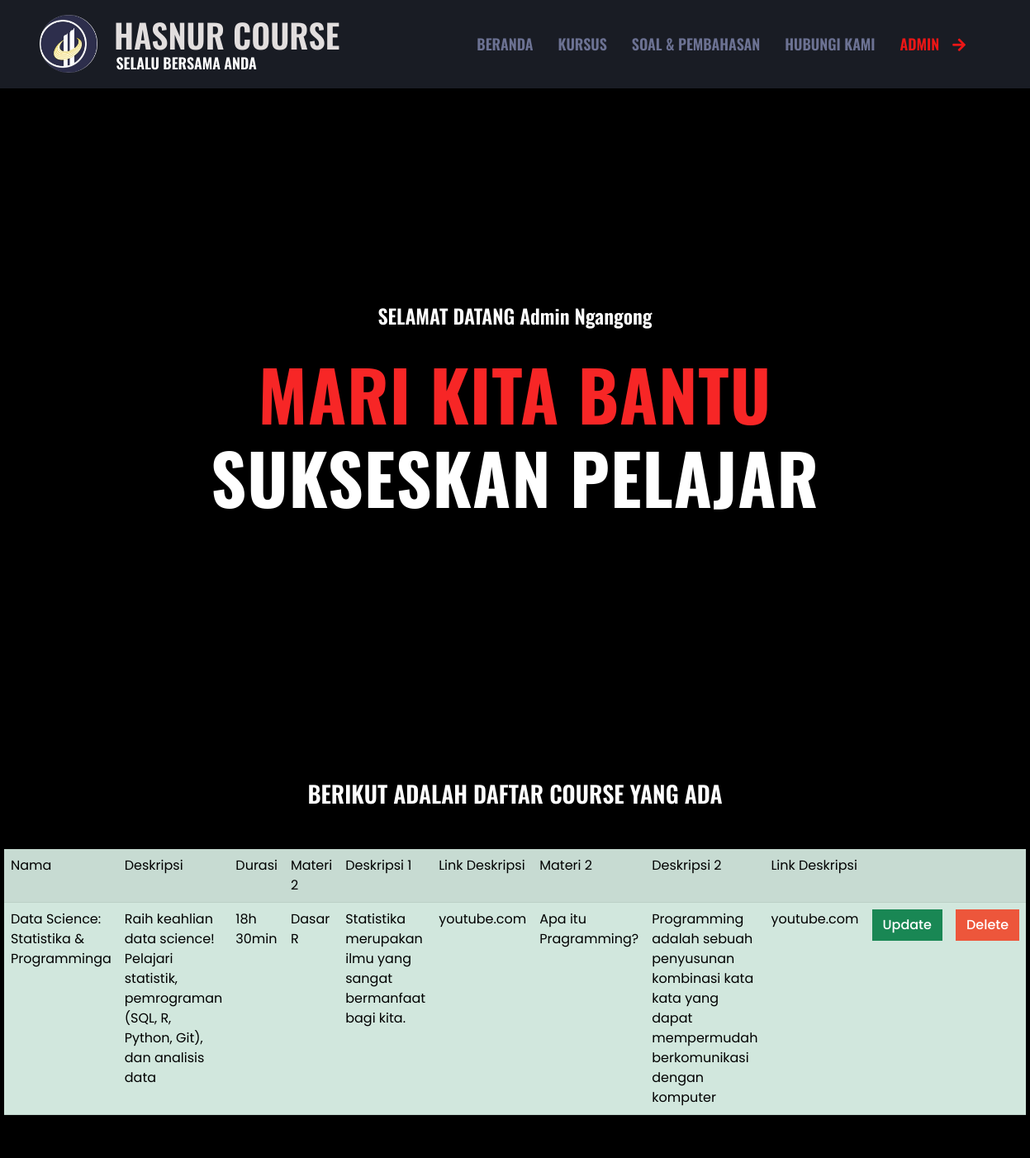
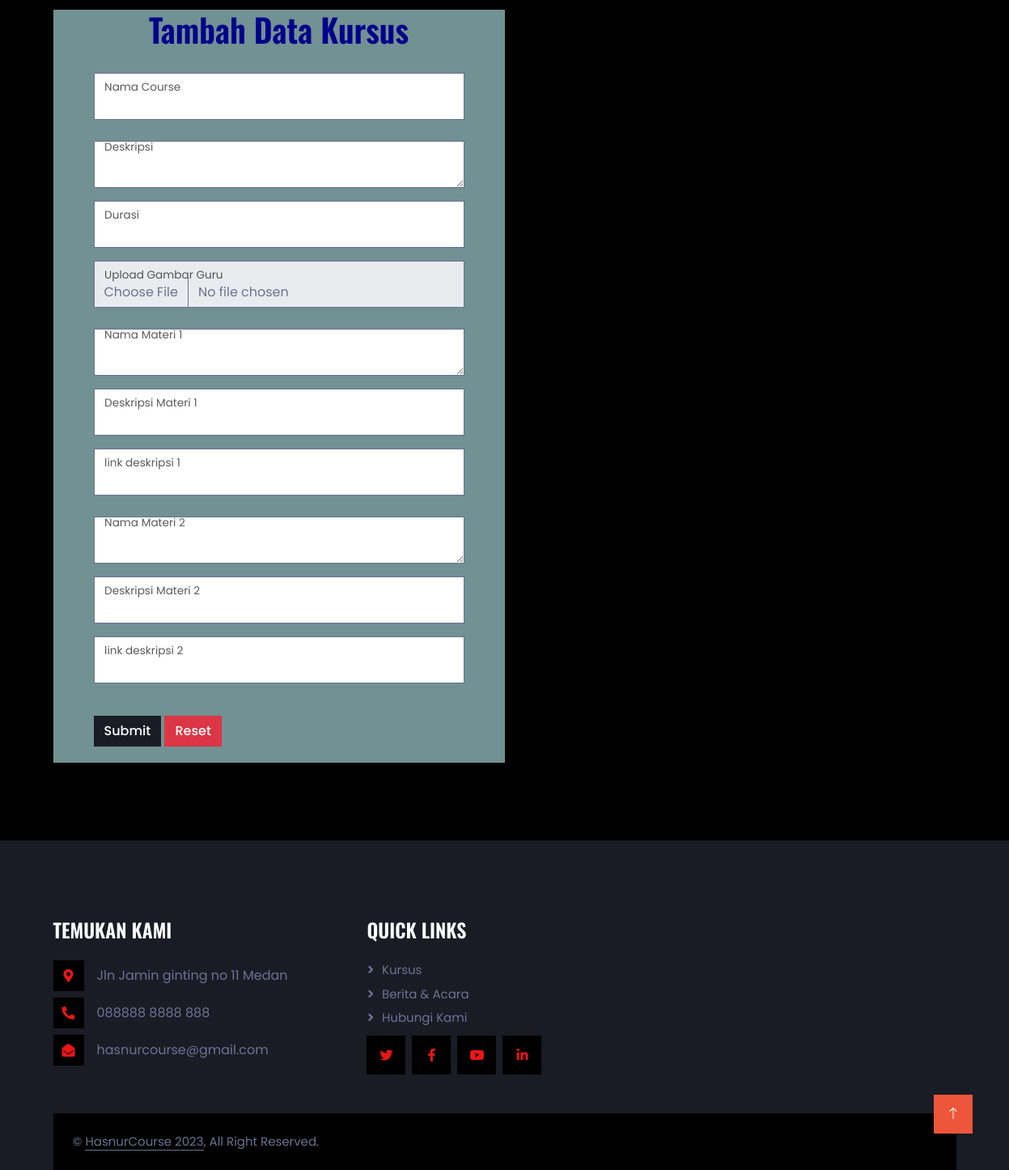
The app's page /php/admin.php (signed in) with its own data (2 pictures, top to bottom).
### tables this page shows
CREATE TABLE `guru` (
  `id` int(11) NOT NULL,
  `nama` varchar(100) NOT NULL,
  `hari` varchar(100) NOT NULL,
  `tipegambar` varchar(100) NOT NULL,
  `gambar` longblob NOT NULL,
  `deskripsi` varchar(100) NOT NULL,
  `materi1` varchar(500) NOT NULL,
  `desmat1` varchar(500) NOT NULL,
  `linkdes1` varchar(500) NOT NULL,
  `materi2` varchar(500) NOT NULL,
  `desmat2` varchar(500) NOT NULL,
  `linkdes2` varchar(500) NOT NULL
);

### php/admin.php (the view, shortened to what this page needs)
<?php
include "koneksi.php";
$query = "SELECT * FROM guru ";
$hasil = mysqli_query($koneksi,$query);
?>
<!DOCTYPE html>
<html lang="en">
<head>
    <link href="https://cdnjs.cloudflare.com/ajax/libs/font-awesome/5.10.0/css/all.min.css" rel="stylesheet">
    <link href="https://cdn.jsdelivr.net/npm/bootstrap-icons@1.4.1/font/bootstrap-icons.css" rel="stylesheet">
    <link href="../lib/animate/animate.min.css" rel="stylesheet">
    <link href="../lib/owlcarousel/assets/owl.carousel.min.css" rel="stylesheet">
    <link href="../css/bootstrap.min.css" rel="stylesheet">
    <link href="../css/style.css" rel="stylesheet">
        <link href="../css/style2.css" rel="stylesheet">
</head>
<body style="background: black">
  <nav class="navbar navbar-expand-lg bg-secondary navbar-dark sticky-top py-lg-0 px-lg-5 wow fadeIn" data-wow-delay="0.1s">
                <a href="index.php" class="navbar-brand">
                    <img src="../img/logo1.png" style="width: 70px; float:left; ">
                    <h1 class="m-0">
                    <label style="width: 70px; color: #E2DEDE;"> &nbsp; HASNUR COURSE <h5 class="trespon" >&nbsp;&nbsp;&nbsp;&nbsp;&nbsp;SELALU BERSAMA ANDA</h5></label></h1>
                </a>
        <div class="collapse navbar-collapse" id="navbarCollapse">
            <div class="navbar-nav ms-auto p-4 p-lg-0">
                <a href="../index.php" class="nav-item nav-link">Beranda</a>
                <a href="guru.php" class="nav-item nav-link ">Kursus</a>
                <a href="soal.php" class="nav-item nav-link">Soal & Pembahasan</a>
                <a href="kontak.php" class="nav-item nav-link">Hubungi Kami</a>
                <a href="admin.php" class="nav-item nav-link active">Admin<i class="fa fa-arrow-right ms-3"></i></a>
    </nav>
 <div class="main-banner" id="top" >
    <video autoplay muted loop id="bg-video"  >
        <source src="../img/videos.mp4" type="video/mp4"  />
    </video>
    <div class=" header-text" >
        <div class="caption">
            <h4>SELAMAT DATANG Admin <?php echo $_SESSION['nama'];?> </h4>
            <h2><em style="color: rgb(247, 38, 38);">Mari Kita Bantu</em><br>Sukseskan Pelajar </h2>
        </div>
    </div>
</div>
<table align="center" class="table table-success table-striped" style="width: 800px; margin-top: 50px">
        <h3 align="center"  style="margin-top: 30px">BERIKUT ADALAH DAFTAR COURSE YANG ADA</h3>
		<tr>
			<td>Nama</td>
			<td>Deskripsi</td>
			<td>Durasi</td>
			<td>Materi 2</td>
            <td>Deskripsi 1</td>
            <td>Link Deskripsi</td>
            <td>Materi 2</td>
            <td>Deskripsi 2</td>
            <td>Link Deskripsi</td>
            <td></td>
			<td></td>
		</tr>
		<?php
		   while($baris=mysqli_fetch_assoc($hasil)) {
		   	?>
		   	<tr>
		   		<td><?php echo $baris['nama']?></td>
		   		<td><?php echo $baris['deskripsi']?></td>
                <td><?php echo $baris['hari']?></td>
                <td><?php echo $baris['materi1']?></td>
                <td><?php echo $baris['desmat1']?></td>
                <td><?php echo $baris['linkdes1']?></td>
                <td><?php echo $baris['materi2']?></td>
                <td><?php echo $baris['desmat2']?></td>
                <td><?php echo $baris['linkdes2']?></td>
				<td><a class="btn btn-success" href="update.php?id=<?php echo $baris["id"] ?>" role="button">Update</a></td>
		   		<td><a class="btn btn-primary" href="delete.php?id=<?php echo $baris["id"] ?>"
				  onclick="return confirm('Apakah anda yakin akan menghapusdata ini?')" role="button">Delete</a></td>
		   	</tr>
		<?php }?>
</table>
<div class="container-xxl py-5">
        <div class="container">
            <div class="row g-0">
                <div class="col-lg-6 wow fadeIn" data-wow-delay="0.1s">
                    <div style = "background-color: #719192; padding-bottom: 20px;" >
                            <H1 style="text-align: center; color: darkblue ; padding-bottom:30px" >Tambah Data Kursus</h1>
                        <form method="POST" action="" style="padding-right:30px; padding-left:50px;" enctype="multipart/form-data">
                            <div class="form-floating mb-3" style="padding-right: 20px">
                                <input type="text" class="form-control" id="mobil"  name="nama"  required>
                                <label for="floatingPassword" style="color:black ;">Nama Course</label>
                            </div>
                            <div class="form-floating mb-3" style="padding-top: 10px; padding-right: 20px">
                                <textarea class="form-control" id="deskripsi"  name="deskripsi" required></textarea>
                                <label for="floatingPassword" style="color:black">Deskripsi</label>
                            </div>
                            <div class="form-floating mb-3" style="padding-right: 20px">
                                <input type="text" class="form-control" id="hari"  name="hari" required>
                                <label for="floatingPassword" style="color:black">Durasi</label>
                            </div>
                            <div class="form-floating mb-3" style="padding-right: 20px">
                                <input type="file" name="gambar" id="gambar"  class="form-control" >
                                <label for="gambar" style="color:black">Upload Gambar Guru</label>
                            </div>
                            <div class="form-floating mb-3" style="padding-top: 10px; padding-right: 20px">
                                <textarea class="form-control" id="materi1"  name="materi1" required></textarea>
                                <label for="floatingPassword" style="color:black">Nama Materi 1</label>
                            </div>
                            <div class="form-floating mb-3" style="padding-right: 20px">
                                <input type="text" class="form-control" id="desmat1"  name="desmat1" required>
                                <label for="floatingPassword" style="color:black">Deskripsi Materi 1</label>
                            </div>
                            <div class="form-floating mb-3" style="padding-right: 20px">
                                <input type="text" class="form-control" id="linkdes1"  name="linkdes1" required>
                                <label for="floatingPassword" style="color:black">link deskripsi 1</label>
                            </div>
                            <div class="form-floating mb-3" style="padding-top: 10px; padding-right: 20px">
                                <textarea class="form-control" id="materi2"  name="materi2" required></textarea>
                                <label for="floatingPassword" style="color:black">Nama Materi 2</label>
                            </div>
                            <div class="form-floating mb-3" style="padding-right: 20px">
                                <input type="text" class="form-control" id="desmat2"  name="desmat2" required>
                                <label for="floatingPassword" style="color:black">Deskripsi Materi 2</label>
                            </div>
                            <div class="form-floating mb-3" style="padding-right: 20px">
                                <input type="text" class="form-control" id="linkdes2"  name="linkdes2" required>
                                <label for="floatingPassword" style="color:black">link deskripsi 2</label>
                            </div>
                            <br>
                            <button type="submit" class="btn btn-secondary" name="submit">Submit</button>
                            <button type="reset" class="btn btn-danger">Reset</button>
                        </form>
                    </div>
                </div>
            </div>
        </div>
    </div>
 <div class="container-fluid bg-secondary text-light footer mt-5 pt-5 wow fadeIn" data-wow-delay="0.1s">
        <div class="container py-5">
            <div class="row g-5">
                <div class="col-lg-4 col-md-6">
                    <h4 class="text-uppercase mb-4">Temukan Kami</h4>
                    <div class="d-flex align-items-center mb-2">
                        <div class="btn-square bg-dark flex-shrink-0 me-3">
                            <span class="fa fa-map-marker-alt text-primary"></span>
                        </div>
                        <span>Jln Jamin ginting no 11 Medan</span>
                    </div>
                    <div class="d-flex align-items-center mb-2">
                        <div class="btn-square bg-dark flex-shrink-0 me-3">
                            <span class="fa fa-phone-alt text-primary"></span>
                        </div>
                        <span>088888 8888 888</span>
                    </div>
                    <div class="d-flex align-items-center">
                        <div class="btn-square bg-dark flex-shrink-0 me-3">
                            <span class="fa fa-envelope-open text-primary"></span>
                        </div>
                        <span>hasnurcourse@gmail.com</span>
                    </div>
                </div>
                <div class="col-lg-4 col-md-6">
                    <h4 class="text-uppercase mb-4">Quick Links</h4>
                    <a class="btn btn-link" href="php/guru.php">Kursus</a>
                    <a class="btn btn-link" href="php/berita.php">Berita & Acara</a>
                    <a class="btn btn-link" href="php/kontak.php">Hubungi Kami</a>
                    <div class="d-flex pt-1 m-n1">
                        <a class="btn btn-lg-square btn-dark text-primary m-1" href=""><i class="fab fa-twitter"></i></a>
                        <a class="btn btn-lg-square btn-dark text-primary m-1" href=""><i class="fab fa-facebook-f"></i></a>
                        <a class="btn btn-lg-square btn-dark text-primary m-1" href=""><i class="fab fa-youtube"></i></a>
                        <a class="btn btn-lg-square btn-dark text-primary m-1" href=""><i class="fab fa-linkedin-in"></i></a>
                    </div>
                </div>
            </div>
        </div>
        <div class="container">
            <div class="copyright">
                <div class="row">
                    <div class="col-md-6 text-center text-md-start mb-3 mb-md-0">
                        &copy; <a class="border-bottom" href="#">HasnurCourse 2023</a>, All Right Reserved.
                    </div>
                </div>
            </div>
        </div>
    </div>
    <a href="#" class="btn btn-primary btn-lg-square back-to-top"><i class="bi bi-arrow-up"></i></a>
</body>
</html>

### css/style.css (style rules this page uses)
:root { --primary: #EB1616; --secondary: #191C24; --light: #6C7293; --dark: #000000; }
.back-to-top { position: fixed; display: none; right: 45px; bottom: 45px; z-index: 99; }
.btn { font-weight: 500; transition: .5s; }
.btn-square { width: 38px; height: 38px; }
.btn-lg-square { width: 48px; height: 48px; }
.btn-square, .btn-sm-square, .btn-lg-square { padding: 0; display: flex; align-items: center; justify-content: center; font-weight: normal; }
.navbar .navbar-nav .nav-link { margin-right: 30px; padding: 40px 0; color: var(--light); font-family: 'Oswald', sans-serif; font-size: 18px; font-weight: 600; text-transform: uppercase; outline: none; }
.navbar .navbar-nav .nav-link:hover, .navbar .navbar-nav .nav-link.active { color: var(--primary); }
.navbar.sticky-top { top: -100px; transition: .5s; }
.footer .btn.btn-link { display: block; margin-bottom: 5px; padding: 0; text-align: left; color: var(--light); font-size: 15px; font-weight: normal; text-transform: capitalize; transition: .3s; }
.footer .btn.btn-link::before { position: relative; content: "\f105"; font-family: "Font Awesome 5 Free"; font-weight: 900; margin-right: 10px; }
.footer .copyright { padding: 1.5rem; font-size: 15px; background: var(--dark); }
.footer .copyright a { color: var(--light); }

### css/style2.css (style rules this page uses)
html, body, div, span, applet, object, iframe, h1, h2, h3, h4, h5, h6, p, blockquote, div pre, a, abbr, acronym, address, big, cite, code, del, dfn, em, font, img, ins, kbd, q, s, samp, small, strike, strong, sub, sup, tt, var, b, u, i, center, dl, dt, dd, ol, ul, li, figure, header, nav, section, article, aside, footer, figcaption { margin: 0; padding: 0; border: 0; outline: 0; }
header, nav, section, article, aside, footer, hgroup { display: block; }
* { box-sizing: border-box; }
html, body { font-family: 'Poppins', sans-serif; font-weight: 400; background-color: #fff; font-size: 16px; -ms-text-size-adjust: 100%; -webkit-font-smoothing: antialiased; -moz-osx-font-smoothing: grayscale; }
a { text-decoration: none !important; }
h1, h2, h3, h4, h5, h6 { margin-top: 0px; margin-bottom: 0px; }
html, body { background: #fff; font-family: 'Poppins', sans-serif; }
.main-banner { position: relative; }
#bg-video { min-width: 100%; min-height: 100vh; max-width: 100%; max-height: 100vh; object-fit: cover; z-index: -1; }
.main-banner .caption { text-align: center; position: absolute; width: 80%; left: 50%; top: 50%; transform: translate(-50%,-50%); }
.main-banner .caption h2 { margin-top: 30px; margin-bottom: 25px; font-size: 84px; text-transform: uppercase; font-weight: 800; color: #fff; letter-spacing: 1px; }
.main-banner .caption h2 em { font-style: normal; color: #ed563b; font-weight: 900; }
.btn-primary { border-color: #ed563b; background-color: #ed563b; }
a { color: #ed563b; }

### php/admin.php (style rules this page uses)
@media screen and (min-width: 601px) { h5.trespon { font-size: 18px; } }

### records on screen
guru: nama "Data Science: Statistika & Programminga", deskripsi "Raih keahlian data science! Pelajari statistik, pemrograman (SQL, R, Python, Git), dan analisis data", hari "18h 30min", materi1 "Dasar R", desmat1 "Statistika merupakan ilmu yang sangat bermanfaat bagi kita.", linkdes1 "youtube.com", materi2 "Apa itu Pragramming?", desmat2 "Programming adalah sebuah penyusunan kombinasi kata kata yang dapat mempermudah berkomunikasi dengan komputer", linkdes2 "youtube.com"

### other values on screen
$_SESSION['nama'] "Ngangong"
